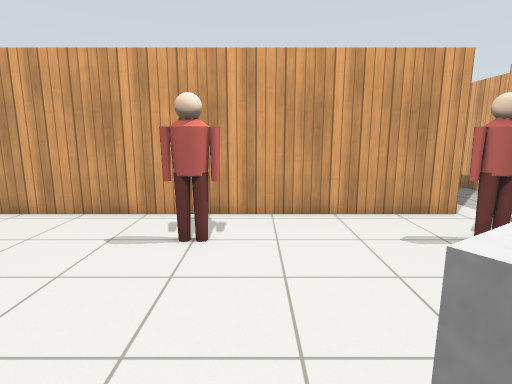
[1] (above)

16 first-person views from a walk through a Gazebo world. The camera is 1.2 m above the floor, tilts 10° down and sees 80° across. The lines on the ground mark 1 m squares. The floor is counted in squares, 0.5 m on a side. Each view is taken from the middle of a square. On the plan, view 1 faces up. The plan holds only what a view shows up to about 18 squares ahead; the rest is blank. Gazebo's built-in surfaces are drawn with simple patterns. Simple shapes stand in for some stock models.

[2]
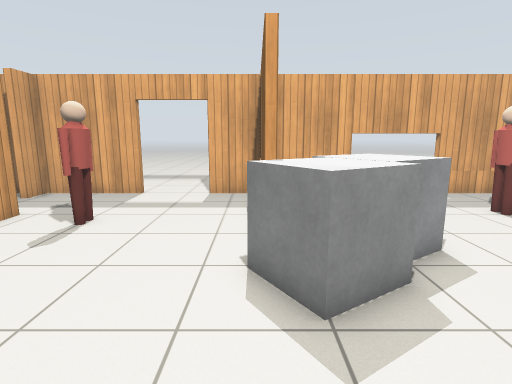

[3]
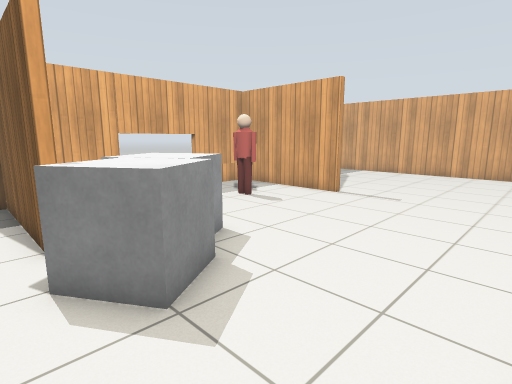

[4]
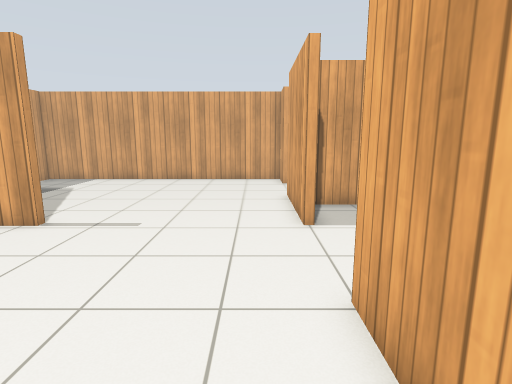

[5]
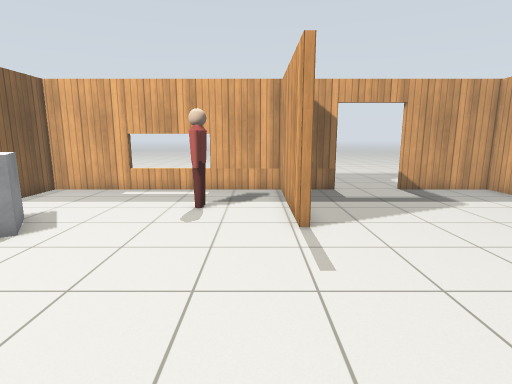

[6]
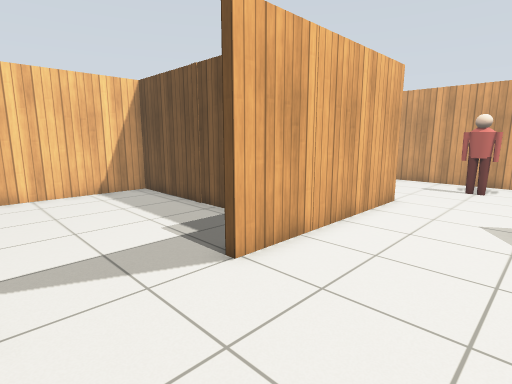

[7]
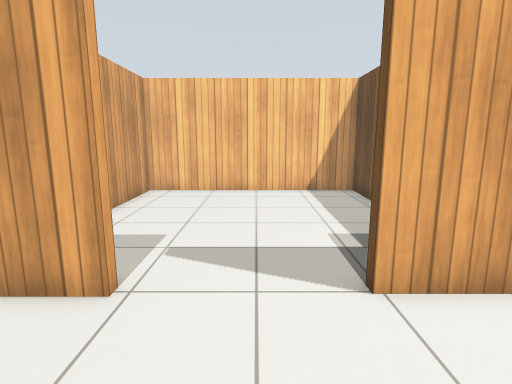

[8]
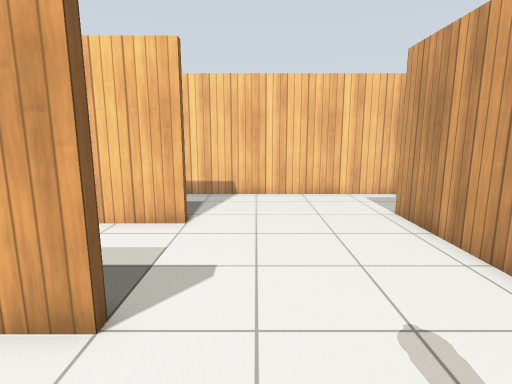

[9]
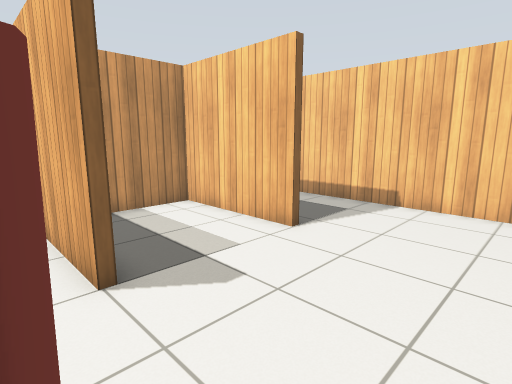

[10]
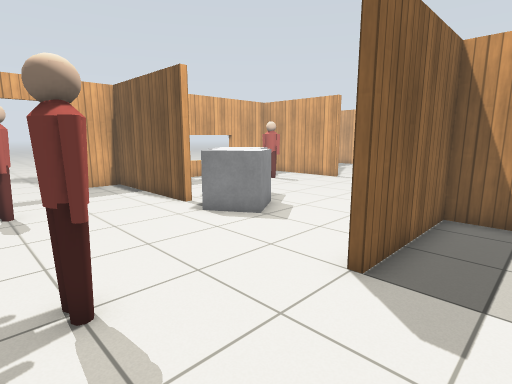

[11]
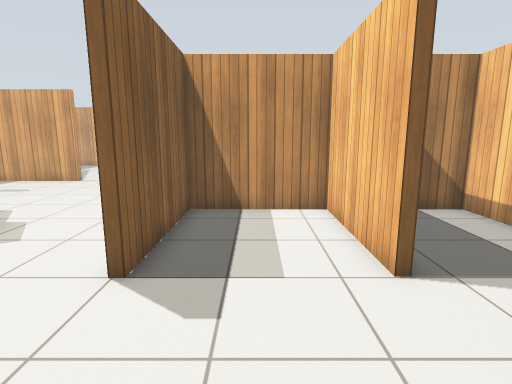

[12]
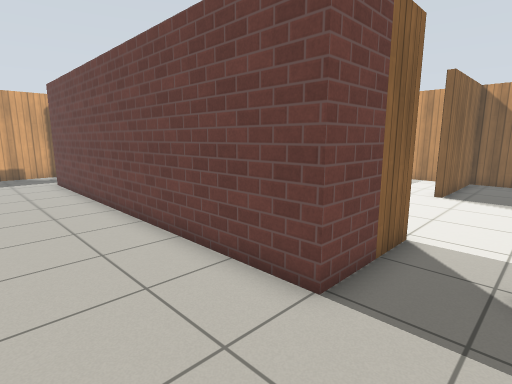

[13]
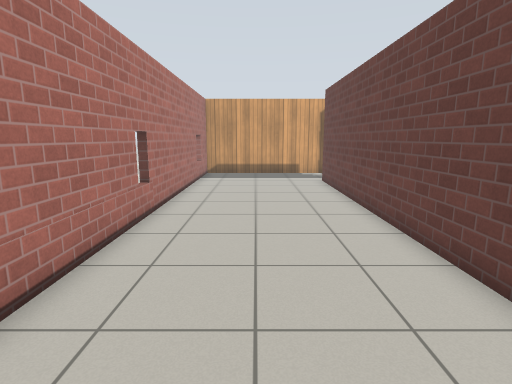

[14]
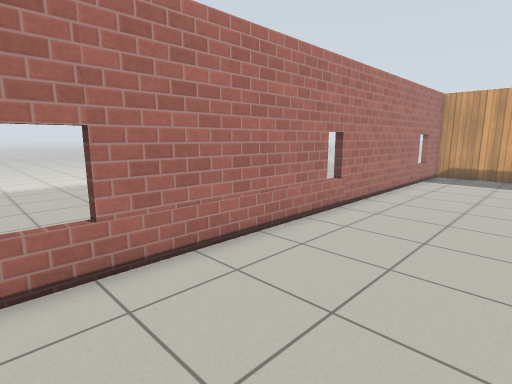

[15]
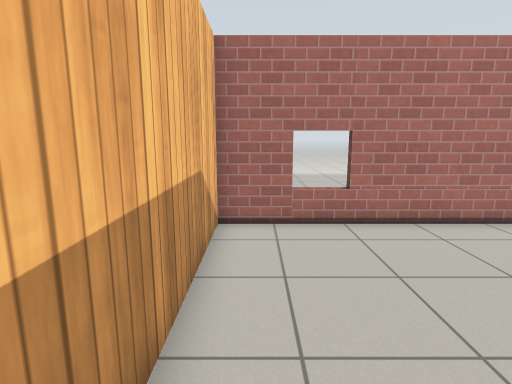

[16]
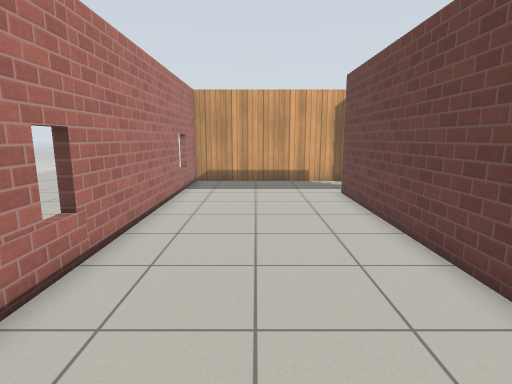

### Floor plan
Points are (right, up) in squares from view 1. A wall is a line through its corners. A room is listed if a view was taken in it or the views show most of it. See-through windows are left out.
Room 1 (views 1, 2, 3, 4, 6, 7, 8, 9, 10, 11)
walls: (4, 1.8) (10.2, 1.8) (10.2, 4.1); (-3.4, 3.1) (-3.4, -5.3); (4, -9.2) (10.2, -9.2) (10.2, 1.5) (7.4, 1.5); (-3.8, -9.2) (-3.4, -9.2) (-3.4, -13.9); (-8.4, 3) (-8.4, -2.2) (-3.7, -2.2) (-3.7, 3.1); (6.5, 9.5) (-9.6, 9.5) (-9.6, 11.5); (10.2, 7) (10.2, 11.2) (9.1, 11.2) (9.1, 11.6); (10.2, -11.8) (10.2, -10.6); (-3.4, -17.3) (-3.4, -19) (10.2, -19) (10.2, -14.8); (10.2, 12) (10.2, 13.5); (-13.1, 11.2) (-13.1, -2.2) (-8.7, -2.2) (-8.7, 3)
ways out: opening at (-4, -7.5) to room 2; opening at (-10.5, 12) to room 3; opening at (8, 14) to room 3; open door at (10, -13); open door at (10, 5.5)
objects: person (-2, 7) to (-1, 7); grey box (1, 0) to (3, 2); grey box (3, -2) to (5, 0); person (5, 7) to (6, 7); person (6, -6) to (7, -6)
Room 2 (view 5)
walls: (-7, -2.5) (-13.1, -2.5) (-13.1, -11.9) (-9.1, -11.9); (-5.7, -11.9) (-4.1, -11.9)
ways out: opening at (-4, -7.5) to room 1
Room 3 (views 12, 13, 14, 15, 16)
walls: (-9.6, 11.5) (-9.6, 13.2) (6.5, 13.2); (10.2, 13.5) (10.2, 20.4) (-13.1, 20.4) (-13.1, 13.1)
ways out: opening at (-10.5, 12) to room 1; opening at (8, 14) to room 1

Where each view was taken, in squares from view 1:
view 1: 0 up, 0 right, facing up
view 2: 2 up, 3 left, facing right
view 3: 3 up, 3 left, facing down-right
view 4: 1 down, 2 left, facing down
view 5: 8 down, 4 left, facing right
view 6: 9 down, 1 right, facing up-left
view 7: 7 down, 1 right, facing left
view 8: 5 up, 0 right, facing left
view 9: 8 up, 2 left, facing down-left
view 10: 8 up, 6 left, facing down-right
view 11: 8 up, 6 left, facing down
view 12: 17 up, 12 left, facing down-right
view 13: 17 up, 11 left, facing right
view 14: 15 up, 11 left, facing up-right
view 15: 12 up, 12 left, facing up
view 16: 17 up, 7 left, facing right
